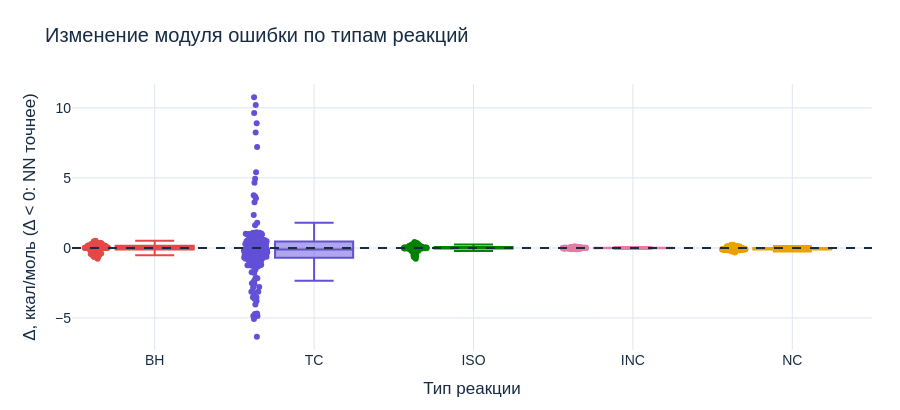

The notebook cell saved with this chart:
### Code cell
fig = px.box(df, x="type", y="delta", color="type", points="all", hover_name="reaction",
             hover_data=["dataset"], labels={"dataset": "Набор", "type": "Тип реакции",
                                           "delta": "Δ, ккал/моль"},
             color_discrete_map=TYPE_COLORS,
             category_orders={"type": TYPES})
fig.add_hline(y=0, line_color=ROLE_COLORS["reference"], line_dash="dash")
fig.update_layout(showlegend=False)
style_chart(fig, "Изменение модуля ошибки по типам реакций",
            "Тип реакции", "Δ, ккал/моль (Δ < 0: NN точнее)").show()

### Figure 1 — Plotly figure (JSON) as saved in the notebook; plotly's stock layout.template omitted (floating-point values rounded to 4 significant figures; data arrays with more than 128 entries replaced by an {"elided": "..."} marker saying what was removed)
{"data": [{"alignmentgroup": "True", "boxpoints": "all", "customdata": {"elided": "140x1 str values"}, "hovertemplate": "<b>%{hovertext}</b><br><br>Тип реакции=%{x}<br>Δ, ккал/моль=%{y}<br>Набор=%{customdata[0]}<extra></extra>", "hovertext": {"elided": "140 str values"}, "legendgroup": "BH", "marker": {"color": "#e34948"}, "name": "BH", "notched": false, "offsetgroup": "BH", "orientation": "v", "showlegend": true, "type": "box", "x": {"elided": "140 str values"}, "x0": " ", "xaxis": "x", "y": {"elided": "140 float values"}, "y0": " ", "yaxis": "y"}, {"alignmentgroup": "True", "boxpoints": "all", "customdata": {"elided": "203x1 str values"}, "hovertemplate": "<b>%{hovertext}</b><br><br>Тип реакции=%{x}<br>Δ, ккал/моль=%{y}<br>Набор=%{customdata[0]}<extra></extra>", "hovertext": {"elided": "203 str values"}, "legendgroup": "TC", "marker": {"color": "#6250d6"}, "name": "TC", "notched": false, "offsetgroup": "TC", "orientation": "v", "showlegend": true, "type": "box", "x": {"elided": "203 str values"}, "x0": " ", "xaxis": "x", "y": {"elided": "203 float values"}, "y0": " ", "yaxis": "y"}, {"alignmentgroup": "True", "boxpoints": "all", "customdata": {"elided": "162x1 str values"}, "hovertemplate": "<b>%{hovertext}</b><br><br>Тип реакции=%{x}<br>Δ, ккал/моль=%{y}<br>Набор=%{customdata[0]}<extra></extra>", "hovertext": {"elided": "162 str values"}, "legendgroup": "ISO", "marker": {"color": "#008300"}, "name": "ISO", "notched": false, "offsetgroup": "ISO", "orientation": "v", "showlegend": true, "type": "box", "x": {"elided": "162 str values"}, "x0": " ", "xaxis": "x", "y": {"elided": "162 float values"}, "y0": " ", "yaxis": "y"}, {"alignmentgroup": "True", "boxpoints": "all", "customdata": {"elided": "152x1 str values"}, "hovertemplate": "<b>%{hovertext}</b><br><br>Тип реакции=%{x}<br>Δ, ккал/моль=%{y}<br>Набор=%{customdata[0]}<extra></extra>", "hovertext": {"elided": "152 str values"}, "legendgroup": "INC", "marker": {"color": "#e87ba4"}, "name": "INC", "notched": false, "offsetgroup": "INC", "orientation": "v", "showlegend": true, "type": "box", "x": {"elided": "152 str values"}, "x0": " ", "xaxis": "x", "y": {"elided": "152 float values"}, "y0": " ", "yaxis": "y"}, {"alignmentgroup": "True", "boxpoints": "all", "customdata": {"elided": "204x1 str values"}, "hovertemplate": "<b>%{hovertext}</b><br><br>Тип реакции=%{x}<br>Δ, ккал/моль=%{y}<br>Набор=%{customdata[0]}<extra></extra>", "hovertext": {"elided": "204 str values"}, "legendgroup": "NC", "marker": {"color": "#eda100"}, "name": "NC", "notched": false, "offsetgroup": "NC", "orientation": "v", "showlegend": true, "type": "box", "x": {"elided": "204 str values"}, "x0": " ", "xaxis": "x", "y": {"elided": "204 float values"}, "y0": " ", "yaxis": "y"}], "layout": {"boxmode": "overlay", "font": {"color": "#172B43", "family": "Arial", "size": 14}, "height": 410, "hoverlabel": {"namelength": -1}, "legend": {"orientation": "h", "title": {"text": ""}, "tracegroupgap": 0, "x": 0, "y": 1.02, "yanchor": "bottom"}, "margin": {"b": 60, "l": 72, "r": 28, "t": 84}, "paper_bgcolor": "#FFFFFF", "plot_bgcolor": "#FFFFFF", "shapes": [{"line": {"color": "#172B43", "dash": "dash"}, "type": "line", "x0": 0, "x1": 1, "xref": "x domain", "y0": 0, "y1": 0, "yref": "y"}], "showlegend": false, "title": {"text": "Изменение модуля ошибки по типам реакций"}, "xaxis": {"anchor": "y", "automargin": true, "categoryarray": ["BH", "TC", "ISO", "INC", "NC"], "categoryorder": "array", "domain": [0.0, 1.0], "gridcolor": "#DEE6EF", "title": {"text": "Тип реакции"}}, "yaxis": {"anchor": "x", "automargin": true, "domain": [0.0, 1.0], "gridcolor": "#DEE6EF", "title": {"text": "Δ, ккал/моль (Δ < 0: NN точнее)"}}}}
